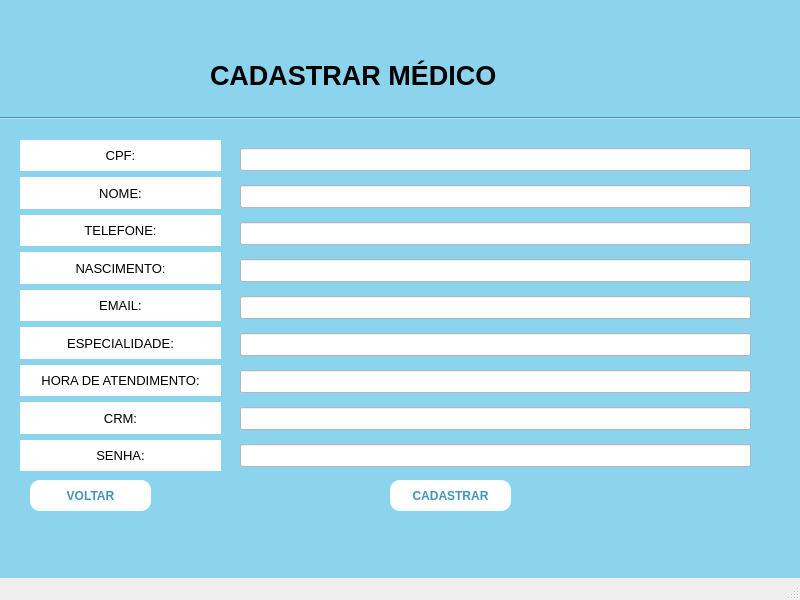
<?xml version="1.0" encoding="UTF-8"?>
<ui version="4.0">
 <class>MainWindow</class>
 <widget class="QMainWindow" name="MainWindow">
  <property name="geometry">
   <rect>
    <x>0</x>
    <y>0</y>
    <width>800</width>
    <height>600</height>
   </rect>
  </property>
  <property name="font">
   <font>
    <pointsize>10</pointsize>
   </font>
  </property>
  <property name="windowTitle">
   <string>MainWindow</string>
  </property>
  <property name="animated">
   <bool>true</bool>
  </property>
  <widget class="QWidget" name="centralwidget">
   <property name="styleSheet">
    <string notr="true">background-color: rgb(140, 211, 238);  /* Cor de fundo */</string>
   </property>
   <widget class="QLabel" name="label">
    <property name="geometry">
     <rect>
      <x>210</x>
      <y>50</y>
      <width>421</width>
      <height>51</height>
     </rect>
    </property>
    <property name="font">
     <font>
      <pointsize>20</pointsize>
      <weight>75</weight>
      <bold>true</bold>
     </font>
    </property>
    <property name="frameShape">
     <enum>QFrame::NoFrame</enum>
    </property>
    <property name="text">
     <string>CADASTRAR MÉDICO</string>
    </property>
    <property name="textFormat">
     <enum>Qt::AutoText</enum>
    </property>
    <property name="alignment">
     <set>Qt::AlignLeading|Qt::AlignLeft|Qt::AlignVCenter</set>
    </property>
   </widget>
   <widget class="QPushButton" name="pushButton">
    <property name="geometry">
     <rect>
      <x>390</x>
      <y>480</y>
      <width>121</width>
      <height>31</height>
     </rect>
    </property>
    <property name="font">
     <font>
      <weight>75</weight>
      <bold>true</bold>
     </font>
    </property>
    <property name="styleSheet">
     <string notr="true">QPushButton {
            background-color: white;  /* Cor de fundo */
            color: rgb(65, 150, 183);  /* Cor do texto */
            border-radius: 10px;  /* Raio dos cantos */
            padding: 10px 20px;  /* Preenchimento interno */
        }
        
        QPushButton:hover {
			color: white;
            background-color: rgb(8, 113, 155);  /* Cor de fundo ao passar o mouse */
        }</string>
    </property>
    <property name="text">
     <string>CADASTRAR</string>
    </property>
   </widget>
   <widget class="QPushButton" name="pushButton_2">
    <property name="geometry">
     <rect>
      <x>30</x>
      <y>480</y>
      <width>121</width>
      <height>31</height>
     </rect>
    </property>
    <property name="font">
     <font>
      <weight>75</weight>
      <bold>true</bold>
     </font>
    </property>
    <property name="styleSheet">
     <string notr="true">QPushButton {
            background-color: white;  /* Cor de fundo */
            color: rgb(65, 150, 183);  /* Cor do texto */
            border-radius: 10px;  /* Raio dos cantos */
            padding: 10px 20px;  /* Preenchimento interno */
        }
        
        QPushButton:hover {
			color: white;
            background-color: rgb(8, 113, 155);  /* Cor de fundo ao passar o mouse */
        }</string>
    </property>
    <property name="text">
     <string>VOLTAR</string>
    </property>
   </widget>
   <widget class="Line" name="line">
    <property name="geometry">
     <rect>
      <x>0</x>
      <y>110</y>
      <width>801</width>
      <height>16</height>
     </rect>
    </property>
    <property name="orientation">
     <enum>Qt::Horizontal</enum>
    </property>
   </widget>
   <widget class="QWidget" name="layoutWidget">
    <property name="geometry">
     <rect>
      <x>20</x>
      <y>140</y>
      <width>201</width>
      <height>331</height>
     </rect>
    </property>
    <layout class="QVBoxLayout" name="verticalLayout">
     <item>
      <widget class="QLabel" name="label_2">
       <property name="styleSheet">
        <string notr="true"> background-color: white;  /* Cor de fundo */</string>
       </property>
       <property name="text">
        <string>CPF:</string>
       </property>
       <property name="alignment">
        <set>Qt::AlignCenter</set>
       </property>
      </widget>
     </item>
     <item>
      <widget class="QLabel" name="label_3">
       <property name="styleSheet">
        <string notr="true"> background-color: white;  /* Cor de fundo */</string>
       </property>
       <property name="text">
        <string>NOME:</string>
       </property>
       <property name="alignment">
        <set>Qt::AlignCenter</set>
       </property>
      </widget>
     </item>
     <item>
      <widget class="QLabel" name="label_4">
       <property name="styleSheet">
        <string notr="true"> background-color: white;  /* Cor de fundo */</string>
       </property>
       <property name="text">
        <string>TELEFONE:</string>
       </property>
       <property name="alignment">
        <set>Qt::AlignCenter</set>
       </property>
      </widget>
     </item>
     <item>
      <widget class="QLabel" name="label_5">
       <property name="styleSheet">
        <string notr="true"> background-color: white;  /* Cor de fundo */</string>
       </property>
       <property name="text">
        <string>NASCIMENTO:</string>
       </property>
       <property name="alignment">
        <set>Qt::AlignCenter</set>
       </property>
      </widget>
     </item>
     <item>
      <widget class="QLabel" name="label_6">
       <property name="styleSheet">
        <string notr="true"> background-color: white;  /* Cor de fundo */</string>
       </property>
       <property name="text">
        <string>EMAIL:</string>
       </property>
       <property name="alignment">
        <set>Qt::AlignCenter</set>
       </property>
      </widget>
     </item>
     <item>
      <widget class="QLabel" name="label_7">
       <property name="styleSheet">
        <string notr="true"> background-color: white;  /* Cor de fundo */</string>
       </property>
       <property name="text">
        <string>ESPECIALIDADE:</string>
       </property>
       <property name="alignment">
        <set>Qt::AlignCenter</set>
       </property>
      </widget>
     </item>
     <item>
      <widget class="QLabel" name="label_9">
       <property name="styleSheet">
        <string notr="true"> background-color: white;  /* Cor de fundo */</string>
       </property>
       <property name="text">
        <string>HORA DE ATENDIMENTO:</string>
       </property>
       <property name="alignment">
        <set>Qt::AlignCenter</set>
       </property>
      </widget>
     </item>
     <item>
      <widget class="QLabel" name="label_10">
       <property name="styleSheet">
        <string notr="true"> background-color: white;  /* Cor de fundo */</string>
       </property>
       <property name="text">
        <string>CRM:</string>
       </property>
       <property name="alignment">
        <set>Qt::AlignCenter</set>
       </property>
      </widget>
     </item>
     <item>
      <widget class="QLabel" name="label_11">
       <property name="styleSheet">
        <string notr="true"> background-color: white;  /* Cor de fundo */</string>
       </property>
       <property name="text">
        <string>SENHA:</string>
       </property>
       <property name="alignment">
        <set>Qt::AlignCenter</set>
       </property>
      </widget>
     </item>
    </layout>
   </widget>
   <widget class="QWidget" name="layoutWidget">
    <property name="geometry">
     <rect>
      <x>240</x>
      <y>140</y>
      <width>511</width>
      <height>335</height>
     </rect>
    </property>
    <layout class="QVBoxLayout" name="verticalLayout_2">
     <item>
      <widget class="QLineEdit" name="lineEdit">
       <property name="styleSheet">
        <string notr="true"> background-color: white;  /* Cor de fundo */</string>
       </property>
      </widget>
     </item>
     <item>
      <widget class="QLineEdit" name="lineEdit_2">
       <property name="styleSheet">
        <string notr="true"> background-color: white;  /* Cor de fundo */</string>
       </property>
      </widget>
     </item>
     <item>
      <widget class="QLineEdit" name="lineEdit_3">
       <property name="styleSheet">
        <string notr="true"> background-color: white;  /* Cor de fundo */</string>
       </property>
      </widget>
     </item>
     <item>
      <widget class="QLineEdit" name="lineEdit_4">
       <property name="styleSheet">
        <string notr="true"> background-color: white;  /* Cor de fundo */</string>
       </property>
      </widget>
     </item>
     <item>
      <widget class="QLineEdit" name="lineEdit_5">
       <property name="styleSheet">
        <string notr="true"> background-color: white;  /* Cor de fundo */</string>
       </property>
      </widget>
     </item>
     <item>
      <widget class="QLineEdit" name="lineEdit_6">
       <property name="styleSheet">
        <string notr="true"> background-color: white;  /* Cor de fundo */</string>
       </property>
      </widget>
     </item>
     <item>
      <widget class="QLineEdit" name="lineEdit_7">
       <property name="styleSheet">
        <string notr="true"> background-color: white;  /* Cor de fundo */</string>
       </property>
      </widget>
     </item>
     <item>
      <widget class="QLineEdit" name="lineEdit_8">
       <property name="styleSheet">
        <string notr="true"> background-color: white;  /* Cor de fundo */</string>
       </property>
      </widget>
     </item>
     <item>
      <widget class="QLineEdit" name="lineEdit_10">
       <property name="styleSheet">
        <string notr="true"> background-color: white;  /* Cor de fundo */</string>
       </property>
      </widget>
     </item>
    </layout>
   </widget>
  </widget>
  <widget class="QMenuBar" name="menubar">
   <property name="geometry">
    <rect>
     <x>0</x>
     <y>0</y>
     <width>800</width>
     <height>26</height>
    </rect>
   </property>
  </widget>
  <widget class="QStatusBar" name="statusbar"/>
 </widget>
 <resources/>
 <connections/>
</ui>
